Frame 1 (no input): blank canvas, image omitted
Frame 60 (no input): blank canvas, image omitted
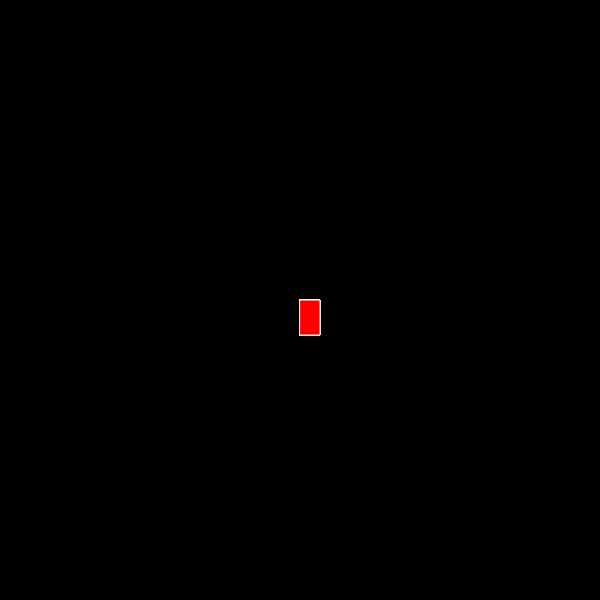
Frame 120 (the mouse pressed at the canvas centre since frame 60)

The p5.js sketch whose frames 1 and 60 were blank and that drew this single picture after the mouse press (run headless with seeded random() and noise() and a simulated clock; from frame 60 on, the mouse is pressed at the canvas centre):

// p5.js sketch
// ── sketch.js
function setup() {
    createCanvas(600, 600);
    background ('black'); 
  }
  
  function draw() {
    stroke ("white");
    fill ("red")
    
    if (mouseIsPressed){
      rect(mouseX, mouseY, 20, 35)
    }
  }
